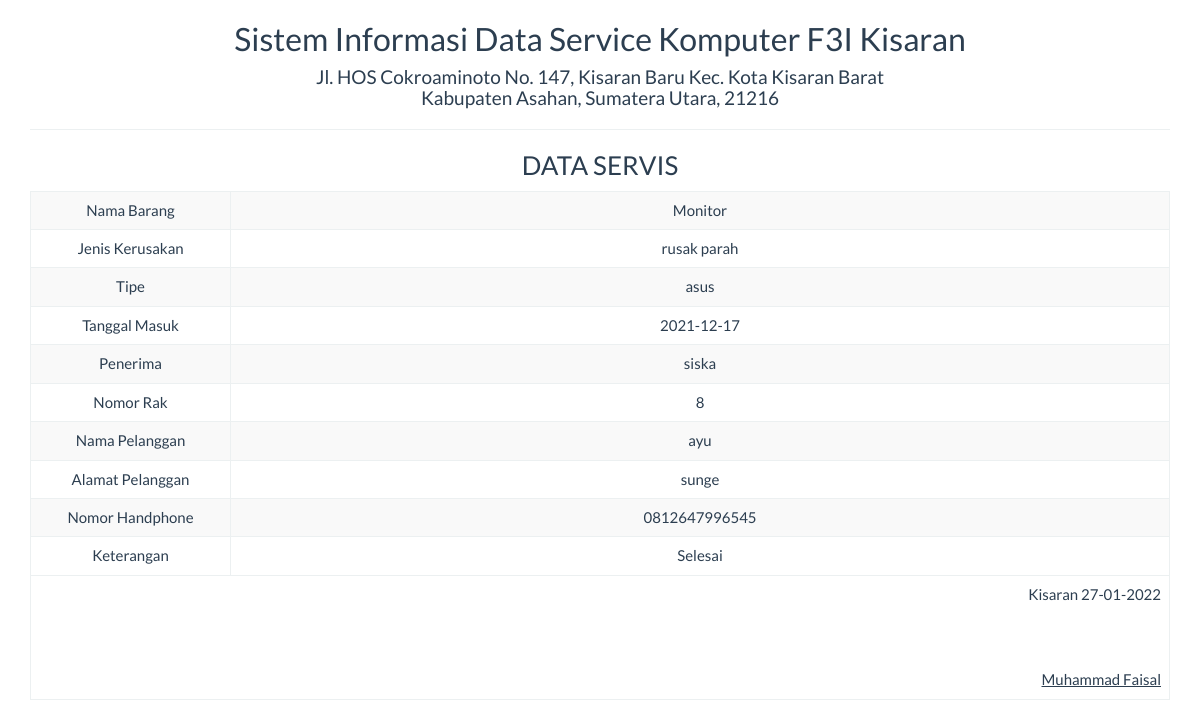
Before: /report/servis_satu.php?id=S001 with the older database file.
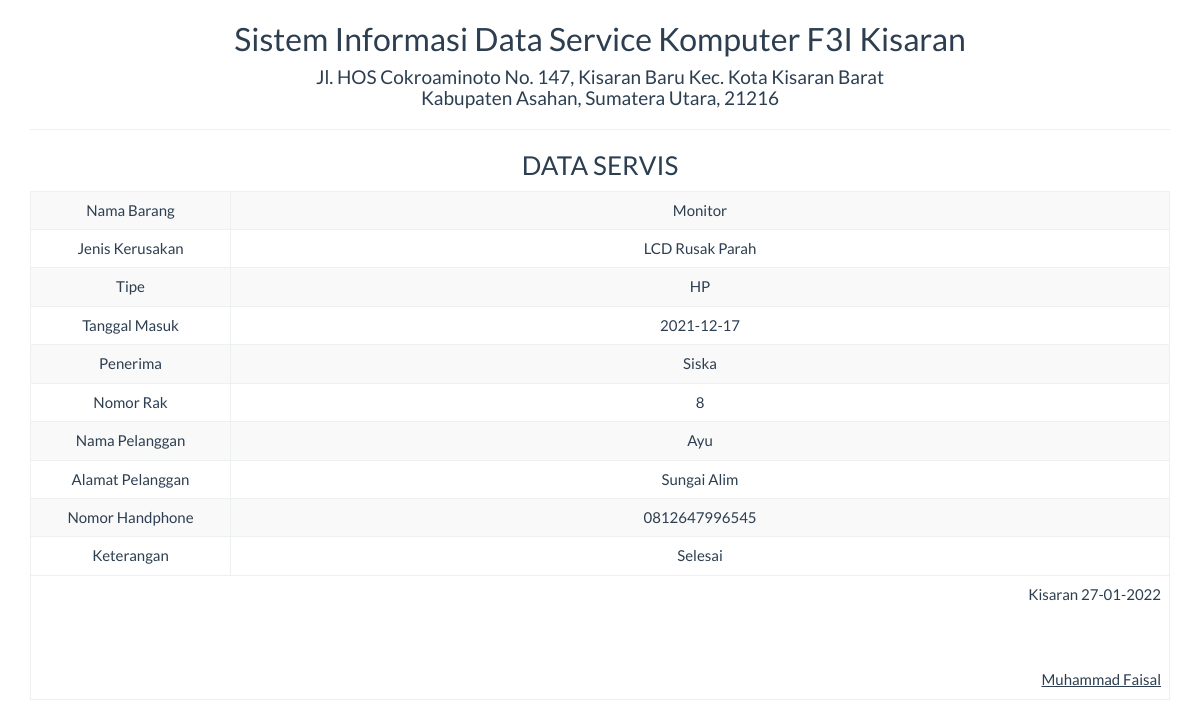
After: the same page with the newer database file.
### tables this page shows
CREATE TABLE `data_service` (
  `id` varchar(5) NOT NULL,
  `nama_barang` varchar(50) NOT NULL,
  `jenis_kerusakan` varchar(50) NOT NULL,
  `tipe` varchar(50) NOT NULL,
  `tgl_masuk` date NOT NULL,
  `penerima` varchar(50) NOT NULL,
  `no_rak` int(5) NOT NULL,
  `nama_pel` varchar(20) NOT NULL,
  `almt_pel` text NOT NULL,
  `no_hp` varchar(15) NOT NULL,
  `status` varchar(25) NOT NULL
);

### report/servis_satu.php (the view, shortened to what this page needs)
<!DOCTYPE html>
<html>
    <head>
        <link href="../Assets/css/bootstrap.min.css" rel="stylesheet" type="text/css"/>
    </head>
    <body onload="print()">
        <?php
        include '../config/koneksi.php';
        $sql = "SELECT * FROM data_service WHERE id='" . $_GET ['id'] . "'";
        $query = mysqli_query($koneksi, $sql) or die("SQL Detail error");
        $data = mysqli_fetch_array($query);
        ?>
        <div class="container">
            <div class='row'>
                <div class="col-sm-12">
                    <div class="text-center">
                        <h2>Sistem Informasi Data Service Komputer F3I Kisaran </h2>
                        <h4>Jl. HOS Cokroaminoto No. 147, Kisaran Baru  Kec. Kota Kisaran Barat<br>Kabupaten Asahan, Sumatera Utara, 21216</h4>
                        <hr>
                        <h3>DATA SERVIS</h3>
                        <table class="table table-bordered table-striped table-hover">
                            <tbody>
                                <tr>
                                    <td width="200">Nama Barang</td>
                                    <td><?= $data['nama_barang'] ?></td>
                                </tr>
                                <tr>
                                    <td>Jenis Kerusakan</td>
                                    <td><?= $data['jenis_kerusakan'] ?></td>
                                </tr>
                                <tr>
                                    <td>Tipe</td>
                                    <td><?= $data['tipe'] ?></td>
                                </tr>
                                <tr>
                                    <td>Tanggal Masuk</td>
                                    <td><?= $data['tgl_masuk'] ?></td>
                                </tr>
                                <tr>
                                    <td>Penerima</td>
                                    <td><?= $data['penerima'] ?></td>
                                </tr>
                                <tr>
                                    <td>Nomor Rak</td>
                                    <td><?= $data['no_rak'] ?></td>
                                </tr>
                                <tr>
                                    <td>Nama Pelanggan</td>
                                    <td><?= $data['nama_pel'] ?></td>
                                </tr>
                                <tr>
                                    <td>Alamat Pelanggan</td>
                                    <td><?= $data['almt_pel'] ?></td>
                                </tr>
                                <tr>
                                    <td>Nomor Handphone</td>
                                    <td><?= $data['no_hp'] ?></td>
                                </tr>
                                <tr>
                                    <td>Keterangan</td>
                                    <td><?= $data['status'] ?></td>
                                </tr>
                            </tbody>
                            <tfoot>
                                <tr>
                                    <td colspan="2" class="text-right">
                                        Kisaran  <?= date("d-m-Y") ?>
                                        <br><br><br><br>
                                        <u>Muhammad Faisal<strong></u>
                                    </td>
                                </tr>
                            </tfoot>
                        </table>
                    </div>
                </div>
            </div>
    </body>
</html>

Changed rows visible on the page:
changed data_service "Monitor": jenis_kerusakan "rusak parah" → "LCD Rusak Parah"; tipe "asus" → "HP"; penerima "siska" → "Siska"; nama_pel "ayu" → "Ayu"; almt_pel "sunge" → "Sungai Alim"
